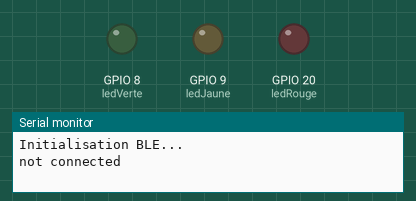
The program below on a simulated Seeed XIAO ESP32-C3. Shown: output pins drawn as LEDs (lit = HIGH), the last lines printed to the serial monitor. Nothing arrives over Bluetooth unless stated; a phone connects over Bluetooth LE 3 s after start.

Above: at 0.1 s.
At 3.1 s:
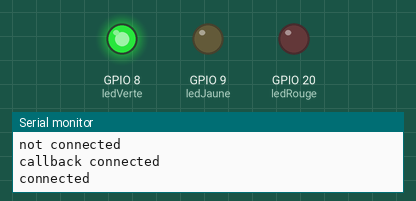
Timing chart, 0 to 4.6 s (numbered marks = the images above):
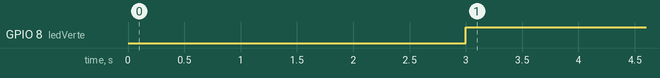

Measured:
- by itself, GPIO 8 (ledVerte): LOW → HIGH at 3.0 s

The program:

main.cpp
```cpp
#include <Arduino.h>
#include <BLEDevice.h>
#include <BLEUtils.h>
#include <BLEServer.h>

#include "BLEManager.h"
#include "MyServerCallbacks.h"

//const char *SERVICE_UUID = "4fafc201-1fb5-459e-8fcc-c5c9c331914b";
//const char *CHARACTERISTIC_UUID = "beb5483e-36e1-4688-b7f5-ea07361b26a8";


BLEManager bleManager;
//const int ledRouge = 20; // GPIO20 for the LED
//const int ledVerte = 8; // GPIO08 for the LED

void setup()
{
  //pinMode(ledVerte, OUTPUT);
  //pinMode(ledRouge, OUTPUT);
  bleManager.init();
}

void loop()
{
  bleManager.isConnected();

}
```

BLEManager.cpp
```cpp
#include <Arduino.h>
#include "BLEManager.h"
#include "MyServerCallbacks.h"

const char *SERVICE_UUID = "4fafc201-1fb5-459e-8fcc-c5c9c331914b";
const char *CHARACTERISTIC_UUID = "beb5483e-36e1-4688-b7f5-ea07361b26a8";
const int ledRouge = 20; // GPIO20 for the LED
const int ledVerte = 8; // GPIO8 for the LED
const int ledJaune = 9;

void BLEManager::init()
  {


    pinMode(ledVerte, OUTPUT);
    pinMode(ledRouge, OUTPUT);
    pinMode(ledJaune, OUTPUT);
    pinMode(A0, INPUT);       // ADC

    Serial.begin(115200);
    Serial.println("Initialisation BLE...");

    BLEDevice::init("ESP32 Central");
    pServer = BLEDevice::createServer();
    pServer->setCallbacks(new MyServerCallbacks(this));


    BLEService *pService = pServer->createService(SERVICE_UUID);
    pCharacteristic = pService->createCharacteristic(
        CHARACTERISTIC_UUID,
        BLECharacteristic::PROPERTY_READ);
    pService->start();

    BLEAdvertising *pAdvertising = pServer->getAdvertising();
    pAdvertising->start();
  }

  void BLEManager::setDeviceConnected(bool connected)
  {
    deviceConnected = connected;
     if (connected) {
        wasDisconnected = false;
    }
  }

  void BLEManager::isConnected()
  {
    if (deviceConnected) {
        Serial.println("connected");
        digitalWrite(ledRouge, LOW);
        digitalWrite(ledVerte, HIGH);

    }

     else if (!deviceConnected && oldDeviceConnected) {
        if (!wasDisconnected) {
            Serial.println("disconnected");
            pServer->startAdvertising();
            Serial.println("Advertising restarted");
            digitalWrite(ledRouge, HIGH);
            digitalWrite(ledVerte, LOW);
            wasDisconnected = true;
        }
    }

     else if (!deviceConnected && wasDisconnected) {
        // Remain in disconnected state
        Serial.println("disconnected");
        digitalWrite(ledRouge, HIGH);
        digitalWrite(ledVerte, LOW);
    }

     else {
        Serial.println("not connected");
        digitalWrite(ledRouge, LOW);
    }
    /*
    uint32_t Vbatt = 0;
    for(int i = 0; i < 16; i++) {
        Vbatt = Vbatt + analogReadMilliVolts(A0); // ADC with correction
    }
    float Vbattf = 2 * Vbatt / 16 / 1000.0;     // attenuation ratio 1/2, mV --> V
    Serial.println(Vbattf, 3);
    delay(1000);

    if (Vbattf < 2.7) {
        Serial.println("Battery voltage is below 2.7V! Turning on warning LED.");
        digitalWrite(ledJaune, HIGH); // Assuming ledWarning is the pin for the warning LED
    } else {
        digitalWrite(ledJaune, LOW);
    }

    delay(1000);
*/

        oldDeviceConnected = deviceConnected;
        delay(500);
    }
```

BLEManager.h
```cpp
#ifndef BLEMANAGER_H
#define BLEMANAGER_H

#include <Arduino.h>
#include <BLEDevice.h>
#include <BLEUtils.h>
#include <BLEServer.h>

// Predéclaration de la classe MyServerCallbacks
class MyServerCallbacks;

class BLEManager
{
private:
  BLEServer *pServer;
  BLECharacteristic *pCharacteristic;
  bool deviceConnected;
  bool oldDeviceConnected;
  bool wasDisconnected = false;

public:
  BLEManager() : deviceConnected(false), oldDeviceConnected(false) {}

  void init();
  void setDeviceConnected(bool connected);
  void isConnected();
};

#endif
```

MyServerCallbacks.cpp
```cpp
#include "BLEManager.h"
#include "MyServerCallbacks.h"


void MyServerCallbacks::onConnect(BLEServer *pServer)
  {
    bleManagerPtr->setDeviceConnected(true);
    Serial.println("callback connected");
  }

  void MyServerCallbacks::onDisconnect(BLEServer *pServer)
  {
    bleManagerPtr->setDeviceConnected(false);
    Serial.println("callback disconnected");
  }
```

MyServerCallbacks.h
```cpp
#ifndef MYSERVERCALLBACKS_H
#define MYSERVERCALLBACKS_H

#include <Arduino.h>
#include <BLEDevice.h>
#include <BLEUtils.h>
#include <BLEServer.h>

// Predéclaration de la classe BLEManager
class BLEManager;

class MyServerCallbacks : public BLEServerCallbacks
{
private:
  BLEManager* bleManagerPtr;

public:
  MyServerCallbacks(BLEManager *manager) : bleManagerPtr(manager) {}

  void onConnect(BLEServer *pServer);

  void onDisconnect(BLEServer *pServer);
};

#endif
```
